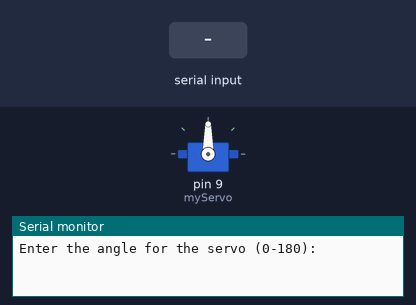
A sketch run on a simulated Arduino Uno, built with avr-gcc and run on an emulated ATmega328P. Parts: servo, the last lines printed to the serial monitor. Inputs (shaded band) come from the test bench.

Above: at 1.2 s.
1.3 s: "30,150\n" received over Serial
At 1.8 s:
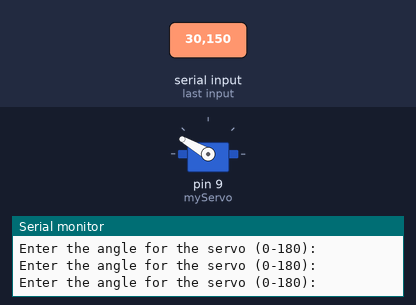
At 3.0 s:
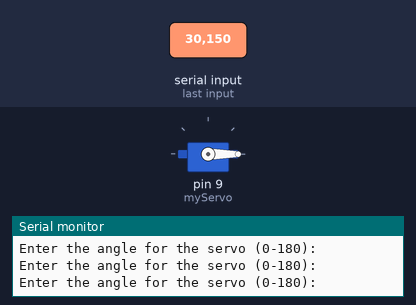
3.8 s: "90,45\n" received over Serial
At 4.6 s:
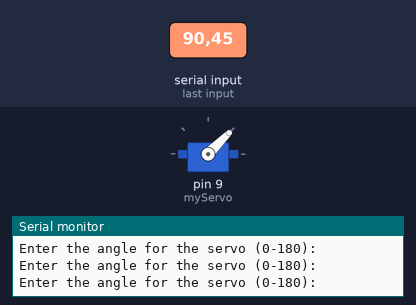
Timing chart, 0 to 6.8 s (numbered marks = the images above; inputs shaded):
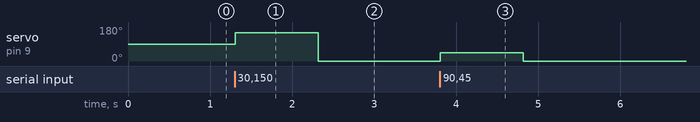

Measured:
- after the input at 1.3 s, servo on pin 9 (myServo): 90° → 150° at once, → 0° 1.0 s later
- after the input at 3.8 s, servo on pin 9 (myServo): 0° → 45° at once, → 0° 1.0 s later

The sketch:

sketch.ino
```cpp
#include <Servo.h>
int servopos = 165;
Servo myServo;

void setup() {
  Serial.begin(9600);
  myServo.attach(9);
}

void loop() {
  Serial.println("Enter the angle for the servo (0-180):");


  while (Serial.available() == 0) {

  }

  servopos = Serial.parseInt();


  if (servopos >= 0 && servopos <= 180) {
    myServo.write(servopos);
  } else {
    Serial.println("Invalid angle! Please enter a value between 0 and 180.");
  }
}
```
